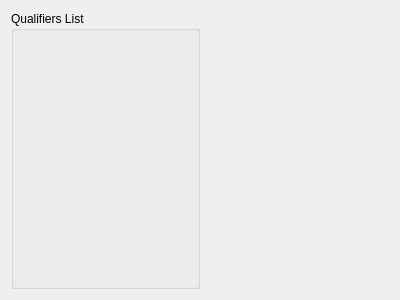
<?xml version="1.0" encoding="UTF-8"?>
<ui version="4.0">
 <class>DialogQlfr</class>
 <widget class="QDialog" name="DialogQlfr">
  <property name="geometry">
   <rect>
    <x>0</x>
    <y>0</y>
    <width>400</width>
    <height>300</height>
   </rect>
  </property>
  <property name="windowTitle">
   <string>Display Qualifier</string>
  </property>
  <layout class="QHBoxLayout" name="horizontalLayout" stretch="50,50">
   <item>
    <widget class="QGroupBox" name="groupBox">
     <property name="title">
      <string>Qualifiers List</string>
     </property>
     <zorder>horizontalLayoutWidget</zorder>
     <zorder>horizontalLayoutWidget</zorder>
    </widget>
   </item>
   <item>
    <layout class="QVBoxLayout" name="verticalLayoutIndicator"/>
   </item>
  </layout>
 </widget>
 <resources/>
 <connections/>
</ui>
